Frame 1 (no input): blank canvas, image omitted
Frame 60 (no input): blank canvas, image omitted
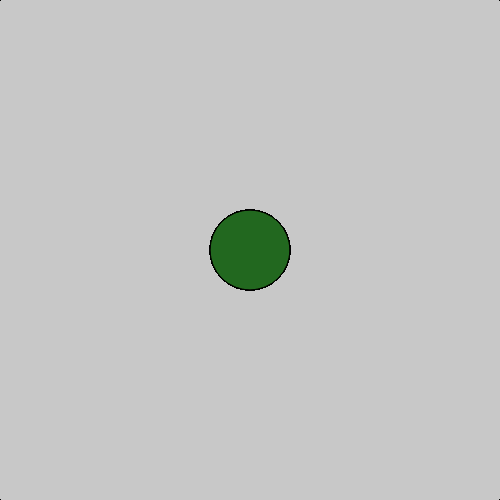
Frame 120 (the mouse pressed at the canvas centre since frame 60)

The p5.js sketch whose frames 1 and 60 were blank and that drew this single picture after the mouse press (run headless with seeded random() and noise() and a simulated clock; from frame 60 on, the mouse is pressed at the canvas centre):

// p5.js sketch
// ── sketch.js
let r = 255;// controls the rbg parameters
let g = 255;
let b = 255;
let speed = 3;
let diameter = 50;
let x1;
let y1;

function setup() {
  createCanvas(500, 500);
  //On setup ellipse appears in the middle of the screen
  x1 = width/2;
  y1 = height/2;
  background(200);
}

function draw() {
  //mouseX and Y controls x1 and y1
  //constrain them to the canvas
  x1 = mouseX;
  y1 = mouseY;
  x1 = constrain(x1, 0, width);
  y1 = constrain(y1, 0, height);

  let x2 = map(x1, 0, width, width, 0);
  let y2 = map(y1, 0, height, height, 0);

  let distanceFromCenter = dist(width/2, height/2, x1, y1);
  let newSize = map(distanceFromCenter, 0, 350, 80, 1);

  //colour changes randomly when the mouse is clicked
  if (mouseIsPressed) {
    r = random(255);
    g = random(255);
    b = random(255);
  }
  fill (r, g, b, 120);
  ellipse(x1, y1, newSize, newSize);
  ellipse(x2, y1, newSize, newSize);
  ellipse(x1, y2, newSize, newSize);
  ellipse(x2, y2, newSize, newSize);
}
